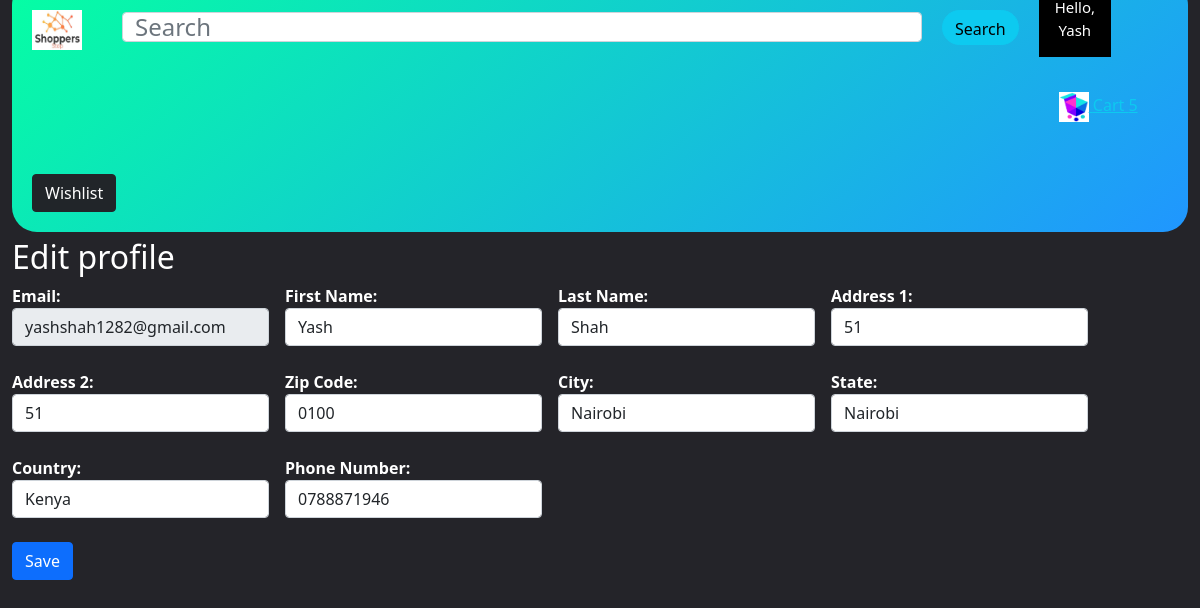
The page /account/profile/edit (signed in) on the database its author committed.
### tables this page shows
CREATE TABLE users 
		(userId INTEGER PRIMARY KEY, 
		password TEXT,
		email TEXT,
		firstName TEXT,
		lastName TEXT,
		address1 TEXT,
		address2 TEXT,
		zipcode TEXT,
		city TEXT,
		state TEXT,
		country TEXT, 
		phone TEXT
		);

### wsgi.py (the view)
@application.route("/account/profile/edit")
def editProfile():
    if 'email' in session:
        loggedIn, firstName, noOfItems = getLoginDetails()
        with sqlite3.connect('database.db') as conn:
            cur = conn.cursor()
            cur.execute(
                "SELECT userId, email, firstName, lastName, address1, address2, zipcode, city, state, country, "
                "phone FROM "
                "users WHERE email = ?",
                (session['email'],))
            profileData = cur.fetchone()
        conn.close()
        return render_template("editProfile.html", profileData=profileData, loggedIn=loggedIn, firstName=firstName,
                               noOfItems=noOfItems)
    return redirect(url_for('root'))

### templates/editProfile.html (shortened to what this page needs)
<!DOCTYPE html>
<html lang="en">
	<head>
		<link rel="stylesheet" href={{ url_for('static', filename='css/editProfile.css') }} />
		<link rel="stylesheet" href={{ url_for('static', filename='css/topStyle.css') }} />
		<link href="https://cdn.jsdelivr.net/npm/bootstrap@5.0.0-beta3/dist/css/bootstrap.min.css" rel="stylesheet">
	</head>
	<body>
		<div class="container-fluid">
			<div id="title">
				<a href="/">
					<img id="logo" src= {{ url_for('static', filename='images/logo.png') }} />
				</a>
				<form>
					<input id="searchBox" class="form-control me-30 input-lg" type="text" placeholder="Search" name="searchQuery">
					<input id="searchButton" type="submit" value="Search" class="btn btn-info">
				</form>
				{% if not loggedIn %}
				<div id="signInButton">
					<a class="link link-info" href="/loginForm"><button type="button" class="btn btn-warning">Sign In</button></a>
				</div>
				{% else %}
				<div class="dropdown">
					<button class="dropbtn">Hello, <br>{{firstName}}</button>
				</div>
				{% endif %}
				<div id="kart">
					<a class="link link-info" href="/cart">
						<img src={{url_for('static', filename='images/shoppingCart.png')}} id="cartIcon" />
					</a>
				</div>
				<div id="wishlists">
					<a class="link-info" href="/wishlist">
						<button class="btn btn-dark">Wishlist</button>
					</a>
				</div>
			</div>
			<div class="display">
				<h2>Edit profile</h2>
				<form class="row g-3" action="/updateProfile" method="POST">
					<p for="exampleFormControlInput1" class="form-label col-auto">Email:<input class="form-control" id="exampleFormControlInput1" type="email" name="email" value={{profileData[1]}} readonly="readonly"></p>
					<p for="exampleFormControlInput1" class="form-label col-auto">First Name:<input class="form-control" id="exampleFormControlInput1" type="text" name="firstName" value={{profileData[2]}}></p>
					<p for="exampleFormControlInput1" class="form-label col-auto">Last Name: <input class="form-control" id="exampleFormControlInput1" type="text" name="lastName" value={{profileData[3]}}></p>
					<p for="exampleFormControlInput1" class="form-label col-auto">Address 1: <input class="form-control" id="exampleFormControlInput1" type="text" name="address1" value={{profileData[4]}}></p>
					<p for="exampleFormControlInput1" class="form-label col-auto">Address 2: <input class="form-control" id="exampleFormControlInput1" type="text" name="address2" value={{profileData[5]}}></p>
					<p for="exampleFormControlInput1" class="form-label col-auto">Zip Code: <input class="form-control" id="exampleFormControlInput1" type="text" name="zipcode" value={{profileData[6]}}></p>
					<p for="exampleFormControlInput1" class="form-label col-auto">City: <input class="form-control" id="exampleFormControlInput1" type="text" name="city" value={{profileData[7]}}></p>
					<p for="exampleFormControlInput1" class="form-label col-auto">State: <input class="form-control" id="exampleFormControlInput1" type="text" name="state" value={{profileData[8]}}></p>
					<p for="exampleFormControlInput1" class="form-label col-auto">Country: <input class="form-control" id="exampleFormControlInput1" type="text" name="country" value={{profileData[9]}}></p>
					<p for="exampleFormControlInput1" class="form-label col-auto">Phone Number: <input class="form-control" id="exampleFormControlInput1" type="text" name="phone" value={{profileData[10]}}></p>
					<div class="d-grid gap-2 d-md-block">
					<input class="btn btn-primary col-auto" type="submit" value="Save">
					</div>
				</form>
			</div>
		</div>
	</body>
</html>

### static/css/editProfile.css (style rules this page uses)
#title { margin-top: -20px; }
html { background-color: #242429; }
.container-fluid { background-color: #242429; }
h2 { color: white; }
p { color: white; font-weight: bold; }

### static/css/topStyle.css (style rules this page uses)
#logo { height: 40px; width: 50px; margin-left: 20px; margin-top: 30px; margin-bottom: 10px; margin-right: 20px; float: left; }
#title { border-radius: 25px; background-image: linear-gradient(-40deg, #2096ff, #05ffa3); display: inline-block; width: 100%; }
#searchBox { height: 30px; width: 800px; margin-left: 20px; margin-top: 32px; margin-bottom: 20px; margin-right: 20px; float: left; font-size: 1.5em; }
#searchButton { border-radius: 25px; height: 35px; margin-top: 30px; margin-bottom: 20px; margin-right: 20px; float: left; }
.dropbtn { background-color: black; color: white; padding: 16px; font-size: 15px; border: none; cursor: pointer; }
.dropdown { position: relative; float: left; }
#kart { color: white; margin-top: 35px; margin-bottom: 20px; margin-left: 20px; margin-right: 25px; float: left; }
#wishlists { border-radius: 25px; color: white; margin-top: 32px; margin-bottom: 20px; margin-left: 20px; margin-right: 25px; float: left; }
#cartIcon { height: 30px; width: 30px; }

### rows shown on the page
users: firstName "Yash", email "yashshah1282@gmail.com", lastName "Shah", zipcode "0100", city "Nairobi", state "Nairobi", country "Kenya", phone "0788871946"
